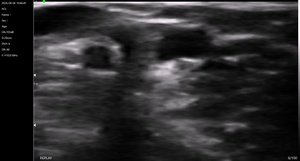
#> input picture Mentah/dataset_1/frame_00006.jpg, 300 x 161 px, shrunk from 1340 x 720 before the run; its folder holds only this picture in this run
$ jupyter execute --allow-errors EDA.ipynb
#> lines starting #> are read from the running program, lines starting #| are printed output that depends on the picture
# 1 - EDA Citra Awal

[cell 1]
import os
import cv2
import numpy as np
import pandas as pd
import matplotlib.pyplot as plt


# ============================================================
# KONFIGURASI
# ============================================================

# Folder utama yang berisi 27 folder dataset
DATASET_DIR = r"D:\S2 PENS\Semester 1\Sains Data\Praktikum\UTS\Mentah"

# Ekstensi gambar yang akan dibaca
EXTENSIONS = (".jpg", ".jpeg", ".png", ".bmp")


# ============================================================
# 1. MENGAMBIL SEMUA FILE GAMBAR
# ============================================================

image_files = []

for root, dirs, files in os.walk(DATASET_DIR):
    for file in files:

        if file.lower().endswith(EXTENSIONS):

            image_files.append(
                os.path.join(root, file)
            )


# Urutkan berdasarkan path
image_files.sort()


print("\n" + "=" * 70)
print("              EDA DATASET ULTRASOUND")
print("=" * 70)

print(f"Folder utama       : {DATASET_DIR}")
print(f"Jumlah gambar      : {len(image_files)}")


# ============================================================
# 2. MEMBACA INFORMASI SETIAP GAMBAR
# ============================================================

data = []

for path in image_files:

    image = cv2.imread(path)
#> image is the input picture: shape (161, 300, 3); mean B, G, R 44, 43.1, 43.7

    # --------------------------------------------------------
    # Nama folder dataset
    # --------------------------------------------------------

    dataset_name = os.path.basename(
        os.path.dirname(path)
    )

    # --------------------------------------------------------
    # Jika gambar gagal dibaca
    # --------------------------------------------------------

    if image is None:

        data.append({
            "dataset": dataset_name,
            "file": os.path.basename(path),
            "width": None,
            "height": None,
            "channels": None,
            "mean": None,
            "median": None,
            "std": None,
            "min": None,
            "max": None
        })

        continue

    # --------------------------------------------------------
    # Ukuran gambar
    # --------------------------------------------------------

    height, width = image.shape[:2]

    # --------------------------------------------------------
    # Jumlah channel
    # --------------------------------------------------------

    channels = (
        image.shape[2]
        if len(image.shape) == 3
        else 1
    )

    # --------------------------------------------------------
    # Konversi ke grayscale
    # --------------------------------------------------------

    gray = cv2.cvtColor(
        image,
        cv2.COLOR_BGR2GRAY
    )

    # --------------------------------------------------------
    # Simpan informasi
    # --------------------------------------------------------

    data.append({
        "dataset": dataset_name,
        "file": os.path.basename(path),
        "width": width,
        "height": height,
        "channels": channels,
        "mean": np.mean(gray),
        "median": np.median(gray),
        "std": np.std(gray),
        "min": np.min(gray),
        "max": np.max(gray)
    })


# ============================================================
# 3. MEMBUAT DATAFRAME
# ============================================================

df = pd.DataFrame(data)
#> df = table of 3 rows and 10 columns


print("\n" + "-" * 70)
print("1. INFORMASI DATASET")
print("-" * 70)

print(f"Jumlah dataset     : {df['dataset'].nunique()}")
#| Jumlah dataset     : 2
print(f"Jumlah gambar      : {len(df)}")
#| Jumlah gambar      : 3

print("\nJumlah gambar setiap dataset:")

jumlah_per_dataset = (
    df.groupby("dataset")
    .size()
    .sort_index()
)

print(jumlah_per_dataset.to_string())
#| dataset
#| dataset_1     1
#| dataset_10    2


# ============================================================
# 4. INFORMASI STRUKTUR DATA
# ============================================================

print("\n" + "-" * 70)
print("2. STRUKTUR DATA")
print("-" * 70)

print(f"Jumlah baris       : {df.shape[0]}")
#| Jumlah baris       : 3
print(f"Jumlah kolom       : {df.shape[1]}")
#| Jumlah kolom       : 10

print("\nNama kolom:")
print(list(df.columns))
#| ['dataset', 'file', 'width', 'height', 'channels', 'mean', 'median', 'std', 'min', 'max']

print("\nTipe data:")
print(df.dtypes)
#| dataset      object
#| file         object
#| width         int64
#| height        int64
#| channels      int64
#| mean        float64
#> (further printed lines are left out)


# ============================================================
# 5. CEK GAMBAR GAGAL DIBACA
# ============================================================

invalid_images = df[
    df["width"].isna()
]
#> invalid_images = table of 0 rows and 10 columns

print("\n" + "-" * 70)
print("3. KUALITAS DATA")
print("-" * 70)

print(
    f"Jumlah gambar gagal dibaca : {len(invalid_images)}"
)
#| Jumlah gambar gagal dibaca : 0

if len(invalid_images) > 0:

    print("\nGambar yang gagal dibaca:")

    print(
        invalid_images[
            ["dataset", "file"]
        ].to_string(index=False)
    )

else:

    print("Semua gambar berhasil dibaca.")


# ============================================================
# 6. CEK DUPLIKASI
# ============================================================

duplicate_files = df[
    df.duplicated(
        subset=["dataset", "file"],
        keep=False
    )
]
#> duplicate_files = table of 0 rows and 10 columns

print(
    f"Jumlah nama file duplikat   : "
    f"{len(duplicate_files)}"
)
#| Jumlah nama file duplikat   : 0


# ============================================================
# 7. CEK RESOLUSI
# ============================================================

print("\n" + "-" * 70)
print("4. DISTRIBUSI RESOLUSI")
print("-" * 70)

resolution = (
    df.dropna(
        subset=["width", "height"]
    )
    .groupby(["width", "height"])
    .size()
    .sort_values(ascending=False)
)

print(resolution.to_string())
#| width  height
#| 300    161       3


# ============================================================
# 8. STATISTIK INTENSITAS PIXEL
# ============================================================

print("\n" + "-" * 70)
print("5. STATISTIK INTENSITAS PIXEL")
print("-" * 70)

stats = df[
    ["mean", "median", "std", "min", "max"]
].describe()
#> stats = table of 8 rows and 5 columns

print(
    stats.round(2).to_string()
)
#|         mean  median    std  min    max
#| count   3.00    3.00   3.00  3.0    3.0
#| mean   22.85   10.67  39.80  0.0  255.0
#| std    17.77   18.48   1.62  0.0    0.0
#| min    12.58    0.00  38.85  0.0  255.0
#| 25%    12.59    0.00  38.87  0.0  255.0
#> (further printed lines are left out)


# ============================================================
# 9. STATISTIK PER DATASET
# ============================================================

print("\n" + "-" * 70)
print("6. STATISTIK INTENSITAS PER DATASET")
print("-" * 70)

dataset_stats = (
    df.groupby("dataset")
    [["mean", "median", "std"]]
    .agg(["mean", "std"])
)
#> dataset_stats = table of 2 rows and 6 columns

print(
    dataset_stats.round(2).to_string()
)
#|              mean       median         std
#|              mean   std   mean  std   mean   std
#| dataset
#| dataset_1   43.38   NaN   32.0  NaN  41.68   NaN
#| dataset_10  12.59  0.01    0.0  0.0  38.87  0.03


# ============================================================
# 10. HISTOGRAM MEAN INTENSITAS
# ============================================================

plt.figure(figsize=(8, 5))

plt.hist(
    df["mean"].dropna(),
    bins=30
)

plt.xlabel("Mean Intensitas")
plt.ylabel("Jumlah Frame")
plt.title(
    "Distribusi Mean Intensitas "
    "Citra Ultrasound"
)

plt.tight_layout()
plt.show()
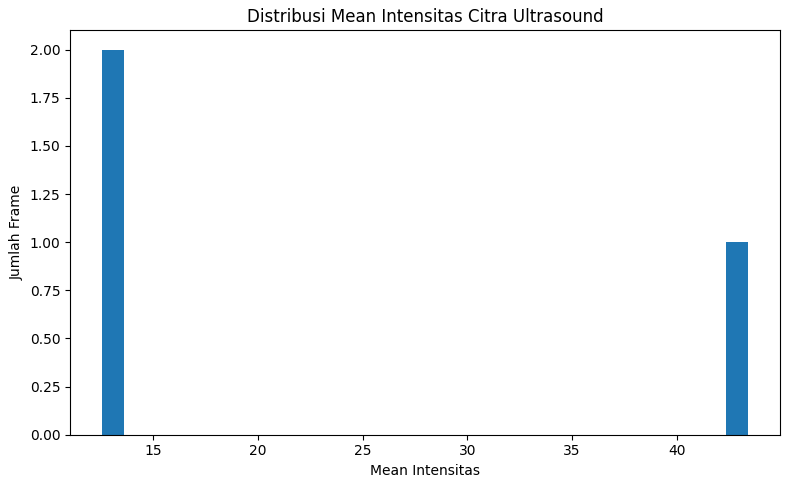
#> figure drawn by matplotlib, 1 panel; tallest bar 2 high, from x = 12.58 to 13.61


# ============================================================
# 11. BOXPLOT MEAN INTENSITAS
# ============================================================

plt.figure(figsize=(7, 5))

plt.boxplot(
    df["mean"].dropna()
)

plt.ylabel("Mean Intensitas")
plt.title(
    "Boxplot Mean Intensitas "
    "Citra Ultrasound"
)

plt.tight_layout()
plt.show()
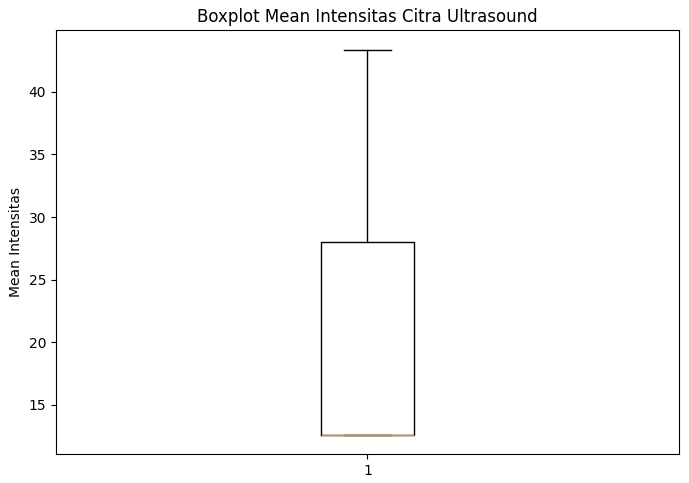
#> figure drawn by matplotlib, 1 panel


# ============================================================
# 12. HISTOGRAM STANDARD DEVIATION
# ============================================================

plt.figure(figsize=(8, 5))

plt.hist(
    df["std"].dropna(),
    bins=30
)

plt.xlabel(
    "Standard Deviation Intensitas"
)

plt.ylabel("Jumlah Frame")

plt.title(
    "Distribusi Variasi Intensitas "
    "Citra Ultrasound"
)

plt.tight_layout()
plt.show()


# ============================================================
# 13. DETEKSI OUTLIER MENGGUNAKAN IQR
# ============================================================

Q1 = df["mean"].quantile(0.25)
#> Q1 = 12.59
Q3 = df["mean"].quantile(0.75)
#> Q3 = 27.99

IQR = Q3 - Q1
#> IQR = 15.4

lower = Q1 - 1.5 * IQR
#> lower = -10.5
upper = Q3 + 1.5 * IQR
#> upper = 51.08

outliers = df[
    (df["mean"] < lower) |
    (df["mean"] > upper)
]
#> outliers = table of 0 rows and 10 columns

print("\n" + "-" * 70)
print("7. DETEKSI OUTLIER")
print("-" * 70)

print(f"Q1                  : {Q1:.2f}")
#| Q1                  : 12.59
print(f"Q3                  : {Q3:.2f}")
#| Q3                  : 27.99
print(f"IQR                 : {IQR:.2f}")
#| IQR                 : 15.40
print(f"Batas bawah         : {lower:.2f}")
#| Batas bawah         : -10.50
print(f"Batas atas          : {upper:.2f}")
#| Batas atas          : 51.08
print(f"Jumlah outlier      : {len(outliers)}")
#| Jumlah outlier      : 0


if len(outliers) > 0:

    print("\nDaftar kandidat outlier:")

    print(
        outliers[
            ["dataset", "file", "mean", "median", "std"]
        ]
        .sort_values("mean")
        .round(2)
        .to_string(index=False)
    )


# ============================================================
# 14. MENAMPILKAN CONTOH CITRA
# ============================================================

sample_images = image_files[:6]

plt.figure(figsize=(12, 8))

for i, path in enumerate(sample_images):

    image = cv2.imread(path)

    if image is None:
        continue

    image = cv2.cvtColor(
        image,
        cv2.COLOR_BGR2RGB
    )

    plt.subplot(2, 3, i + 1)

    plt.imshow(image)

    dataset_name = os.path.basename(
        os.path.dirname(path)
    )

    filename = os.path.basename(path)

    plt.title(
        f"{dataset_name}\n{filename}"
    )

    plt.axis("off")


plt.suptitle(
    "Contoh Data Ultrasound",
    fontsize=14
)

plt.tight_layout()
plt.show()
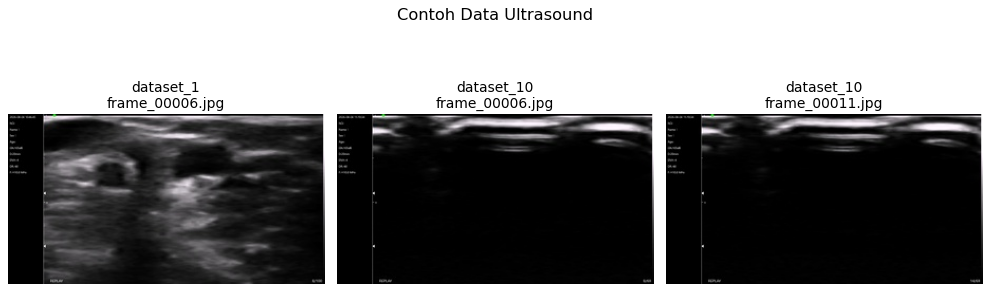
#> figure drawn by matplotlib, 3 panels


# ============================================================
# 15. MENYIMPAN HASIL EDA
# ============================================================

OUTPUT_FILE = (
    "D:/S2 PENS/Semester 1/Sains Data/Praktikum/UTS/Hasil_EDA"
)

#> (the rest of this cell did not finish here and is left out)

# 2 - EDA Lanjutan Setelah Label

[cell 2]
import os, re
import cv2
import numpy as np
import pandas as pd
import matplotlib
matplotlib.use("Agg")                 # simpan grafik ke file, tanpa membuka jendela
import matplotlib.pyplot as plt
from tqdm import tqdm

# ============================ PENGATURAN ============================
BASE_DIR = r"D:\S2 PENS\Semester 1\Sains Data\Praktikum\UTS\SesudahLabel"
# Jika struktur berbeda, isi jalur ini secara manual (kosongkan "" untuk deteksi otomatis):
IMAGE_DIR = ""
LABEL_DIR = ""
OUTPUT_DIR = os.path.join("D:/S2 PENS/Semester 1/Sains Data/Praktikum/UTS/Hasil_EDA_Setelah_Labelling")
IMAGE_EXTENSIONS = (".jpg", ".jpeg", ".png", ".bmp", ".tif", ".tiff")
IQR_K = 1.5                           # pengali IQR (boleh diubah)
# ====================================================================

def find_dirs(base):
    """Deteksi otomatis: base/images + base/labels, atau subfolder 'train/valid/test', atau satu folder campur."""
    for cand in [base] + [os.path.join(base, s) for s in ("train", "valid", "val", "test")]:
        im, lb = os.path.join(cand, "images"), os.path.join(cand, "labels")
        if os.path.isdir(im) and os.path.isdir(lb):
            return im, lb
    return base, base                  # gambar dan .txt dalam satu folder

if not IMAGE_DIR or not LABEL_DIR:
    IMAGE_DIR, LABEL_DIR = find_dirs(BASE_DIR)
os.makedirs(OUTPUT_DIR, exist_ok=True)
print("Image folder :", IMAGE_DIR)
print("Label folder :", LABEL_DIR)
print("Output folder:", OUTPUT_DIR)
#> (the rest of this cell did not finish here and is left out)

# 3 - Preprocessing

[cell 3]
from pathlib import Path
import cv2
import numpy as np
import pandas as pd

# Folder relatif terhadap lokasi file preprocessing.py
BASE_DIR = Path("D:/S2 PENS/Semester 1/Sains Data/Praktikum/UTS")

INPUT_DIR = BASE_DIR / "Mentah"
OUTPUT_DIR = BASE_DIR / "SesudahPreprocessing"

# Ekstensi citra yang diproses
EXTENSIONS = {".jpg", ".jpeg", ".png", ".bmp", ".tif", ".tiff"}

# Parameter bilateral filter
BILATERAL_D = 9
SIGMA_COLOR = 75
SIGMA_SPACE = 75

# Parameter CLAHE
CLAHE_CLIP_LIMIT = 2.0
CLAHE_TILE_GRID_SIZE = (8, 8)

clahe = cv2.createCLAHE(
    clipLimit=CLAHE_CLIP_LIMIT,
    tileGridSize=CLAHE_TILE_GRID_SIZE
)

def main():
    if not INPUT_DIR.exists():
        print(f"Folder input tidak ditemukan: {INPUT_DIR}")
        return

    # Cari semua citra dalam folder dan subfolder
    image_paths = sorted(
        p for p in INPUT_DIR.rglob("*")
        if p.is_file() and p.suffix.lower() in EXTENSIONS
    )

    print(f"Jumlah citra ditemukan: {len(image_paths)}")

    records = []
    failed = []

    for i, image_path in enumerate(image_paths, start=1):
        try:
            # Baca citra
            image = cv2.imread(str(image_path))

            if image is None:
                failed.append({
                    "file": str(image_path),
                    "alasan": "Gagal membaca citra"
                })
                continue

            # 1. Grayscale
            gray = cv2.cvtColor(image, cv2.COLOR_BGR2GRAY)

            # 2. Bilateral filtering
            bilateral = cv2.bilateralFilter(
                gray,
                d=BILATERAL_D,
                sigmaColor=SIGMA_COLOR,
                sigmaSpace=SIGMA_SPACE
            )
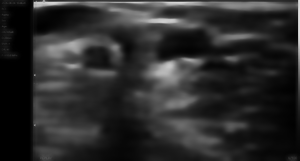
#> bilateral: shape (161, 300); min 0, max 226, mean 43.3

            # 3. CLAHE
            processed = clahe.apply(bilateral)
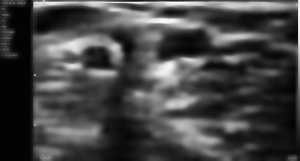
#> processed: shape (161, 300); min 2, max 253, mean 68.3

            # Pertahankan struktur folder asli
            relative_path = image_path.relative_to(INPUT_DIR)
            output_path = (
                OUTPUT_DIR / relative_path
            ).with_suffix(".png")

            output_path.parent.mkdir(
                parents=True, exist_ok=True
            )

            # Simpan sebagai PNG grayscale
            if not cv2.imwrite(str(output_path), processed):
                failed.append({
                    "file": str(image_path),
                    "alasan": "Gagal menyimpan citra"
                })
                continue

            # Statistik sebelum dan sesudah
            records.append({
                "file": str(relative_path),
                "width_before": gray.shape[1],
                "height_before": gray.shape[0],
                "width_after": processed.shape[1],
                "height_after": processed.shape[0],
                "mean_before": float(np.mean(gray)),
                "median_before": float(np.median(gray)),
                "std_before": float(np.std(gray)),
                "mean_after": float(np.mean(processed)),
                "median_after": float(np.median(processed)),
                "std_after": float(np.std(processed))
            })

            if i % 100 == 0:
                print(f"Sudah diproses: {i}/{len(image_paths)}")

        except Exception as e:
            failed.append({
                "file": str(image_path),
                "alasan": str(e)
            })

    # Simpan laporan
    OUTPUT_DIR.mkdir(parents=True, exist_ok=True)

    pd.DataFrame(records).to_csv(
        OUTPUT_DIR / "hasil_perbandingan_preprocessing.csv",
        index=False
    )

    pd.DataFrame(failed).to_csv(
        OUTPUT_DIR / "citra_gagal_diproses.csv",
        index=False
    )

    print("\n=== SELESAI ===")
    print(f"Total ditemukan : {len(image_paths)}")
    print(f"Berhasil        : {len(records)}")
    print(f"Gagal           : {len(failed)}")
    print(f"Folder output   : {OUTPUT_DIR}")

if __name__ == "__main__":
    main()
